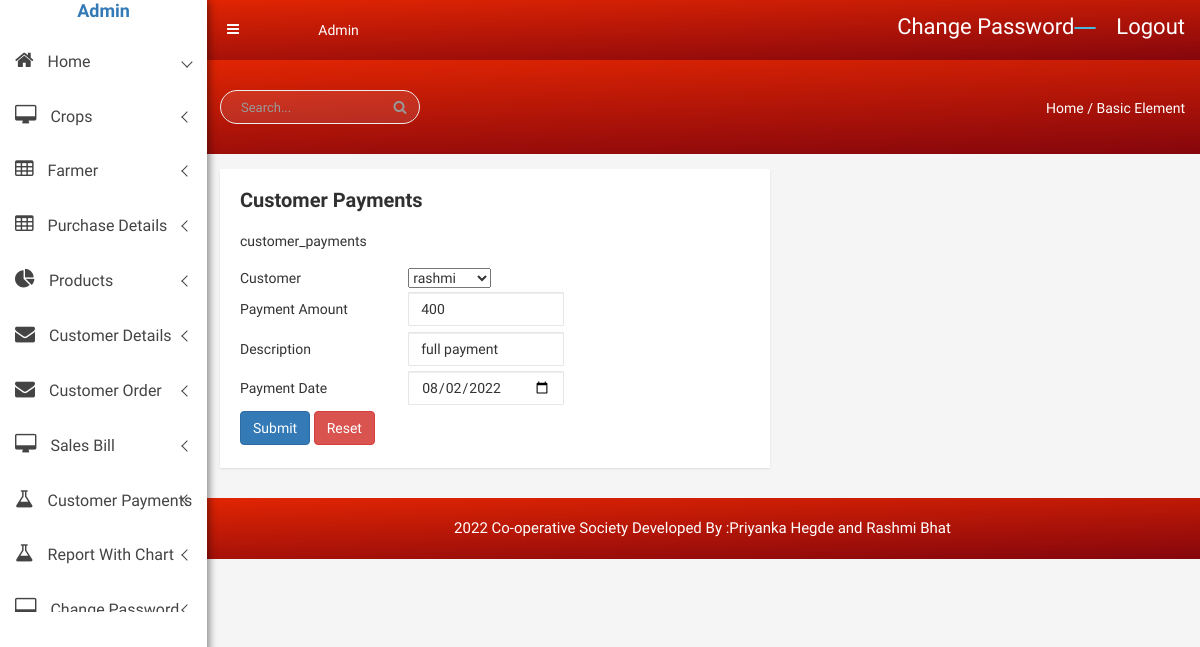
Screenshot of /admin/customer_payments_edit.php?c_id=1 with the database file from the repository.
### tables this page shows
CREATE TABLE `customer_payments` (
  `customer_payment_id` int(90) NOT NULL,
  `customer_id` varchar(100) NOT NULL,
  `payment_amount` int(110) NOT NULL,
  `description` varchar(250) NOT NULL,
  `payment_date` date NOT NULL
);

CREATE TABLE `customer_details` (
  `customer_id` int(90) NOT NULL,
  `customer_name` varchar(100) NOT NULL,
  `customer_address` varchar(200) NOT NULL,
  `customer_city` varchar(250) NOT NULL,
  `contact_number` varchar(12) NOT NULL,
  `email` varchar(110) NOT NULL
);

### admin/customer_payments_edit.php (the view, shortened to what this page needs)
<!doctype html>
<html class="no-js" lang="en">
<head>
<?php include('meta_tag.php'); ?>
  <?php include('sidebar.php'); ?>
</head>
<body>
            <div class="breadcome-area">
                <div class="container-fluid">
                    <div class="row">
                        <div class="col-lg-12 col-md-12 col-sm-12 col-xs-12">
                            <div class="breadcome-list single-page-breadcome">
                                <div class="row">
                                    <div class="col-lg-6 col-md-6 col-sm-6 col-xs-6">
                                        <div class="breadcome-heading">
                                            <form role="search" class="">
                                                <input type="text" placeholder="Search..." class="form-control">
                                                <a href=""><i class="fa fa-search"></i></a>
                                            </form>
                                        </div>
                                    </div>
                                    <div class="col-lg-6 col-md-6 col-sm-6 col-xs-6">
                                        <ul class="breadcome-menu">
                                            <li><a href="#">Home</a> <span class="bread-slash">/</span>
                                            </li>
                                            <li><span class="bread-blod">Basic Element</span>
                                            </li>
                                        </ul>
                                    </div>
                                </div>
                            </div>
                        </div>
                    </div>
                </div>
            </div>
        <div class="basic-form-area mg-tb-15">
            <div class="container-fluid">
                <div class="row">
                    <div class="col-lg-7 col-md-7 col-sm-7 col-xs-12">
                        <div class="sparkline8-list mt-b-30">
                            <div class="sparkline8-hd">
                                <div class="main-sparkline8-hd">
                                    <h1>Customer Payments</h1>
                                </div>
                            </div>
                                    <div class="row">
                                        <div class="col-lg-6 col-md-6 col-sm-6 col-xs-12">
                                            <div class="basic-login-inner">
<?php
include('database.php');
$c_id=$_REQUEST['c_id'];
$sql="select * from customer_payments where customer_payment_id='$c_id'";
$res=mysqli_query($conn,$sql);
$row=mysqli_fetch_array($res);
?>
<form name="formID" ID="formID" method="post" action="customer_payments_update.php">
  <p>customer_payments</p>
  <table width="324" height="182" border="0">
    <tr>
      <td width="162">Customer</td>
      <td width="146"><select name="cid" id="cid">
	 <?php
include('database.php');
$sql1="select * from customer_details";
$res1=mysqli_query($conn,$sql1);
while($row1=mysqli_fetch_array($res1))
{
?>
<option value="<?php echo $row1['customer_id'];?>" <?php if($row1['customer_id']==$row['customer_id']) { ?> selected <?php } ?>><?php echo $row1['customer_name'];?></option>
<?php
}
?>
 </select></td>
    </tr>
    <tr>
      <td>Payment Amount</td>
      <td><input name="pa" type="text" id="pa" value="<?php echo $row['payment_amount'];?>" class="form-control validate[required,custom[onlyNumber]]"></td>
    </tr>
    <tr>
      <td>Description</td>
      <td><input name="cpd" type="text" id="cpd" value="<?php echo $row['description'];?>" class="form-control validate[required]"></td>
    </tr>
    <tr>
      <td>Payment Date</td>
      <td><input name="pd" type="date" id="pd" value="<?php echo $row['payment_date'];?>" class="form-control validate[required,custom[date]]"></td>
    </tr>
    <tr>
      <td colspan="2"><input type="submit" name="Submit" value="Submit" class="btn btn-primary">
      <input type="reset" name="Reset" value="Reset" class="btn btn-danger"></td>
    </tr>
  </table>
  </form>
 </div>
                                        </div>
                                    </div>
                                </div>
                            </div>
                        </div>
</div>
        <?php include('footer.php'); ?>
		<?php include('val.php');?>

### admin/css/main.css (style rules this page uses)
html { color: #222; font-size: 1em; line-height: 1.4; }

### admin/style.css (style rules this page uses)
html, body { height: 100%; font-family: 'Play', sans-serif;font-weight:400;background:#f5f5f5; }
p { margin:0 0 15px; }
h1, h2, h3, h4, h5, h6 { margin: 0 0 10px; font-weight:700; }
ul { list-style: outside none none; margin: 0; padding: 0 }
.mg-tb-15 { margin:15px 0px; }
.mt-b-30 { margin-bottom:30px; }
.breadcome-list { padding-top:30px; padding-bottom:100px; }
.breadcome-heading .form-control, .breadcome-heading .form-control:focus { border: 1px solid #ececec; font-size: 13px; height: 34px; color: #303030; padding-left: 20px; padding-right: 40px; background: rgba(255, 255, 255, 0.1); box-shadow: none; border-radius: 30px; width: 200px; }
.form-control { background-color: #FFFFFF; background-image: none; border: 1px solid #e5e6e7; border-radius: 1px; color: inherit; display: block; padding: 6px 12px; transition: border-color 0.15s ease-in-out 0s, box-shadow 0.15s ease-in-out 0s; width: 100%; }
.breadcome-heading a { position: absolute; top: 0px; left: 178px; display: block; height: 34px; line-height: 34px; width: 34px; text-align: center; color: #999; }
ul.breadcome-menu { padding-top: 8px; }
ul.breadcome-menu { text-align: right; }
ul.breadcome-menu li { font-size: 14px; display: inline-block; color:#fff; }
ul.breadcome-menu li a { color:#fff; }
.product-sales-chart, .analytics-info-cs, .tranffic-als-inner, .analytics-rounded, .single-new-trend, .personal-info-wrap, .author-widgets-single, .calender-inner, .product-status-wrap, .review-tab-pro-inner, .income-dashone-total, .analytics-adminpro-wrap, .analytics-sparkle-line, .analysis-progrebar, .sparkline8-list, .sparkline9-list, .sparkline7-list, .sparkline10-list, .sparkline12-list, .sparkline13-list, .sparkline14-list, .sparkline13-list, .sparkline11-list, .x-editable-list, .code-editor-single, .blog-details-inner, .charts-single-pro, .about-sparkline, .sparkline-list, .button-ad-wrap, .tab-content-details, .sparkline16-list, .sparkline15-list, .tinymce-single { padding:20px; background:#fff; -webkit-box-shadow: 0px 1px 2px 0px rgba(0, 0, 0, 0.1); box-shadow: 0px 1px 2px 0px rgba(0, 0, 0, 0.1); }
.breadcome-list.single-page-breadcome { padding-top: 30px; padding-bottom: 30px; }
.main-sparkline8-hd h1, .main-sparkline9-hd h1, .main-spark7-hd h1, .main-sparkline10-hd h1, .main-sparkline11-hd h1, .main-sparkline12-hd h1, .main-sparkline13-hd h1, .main-sparkline14-hd h1 { font-size:20px; color:#303030; }

### rows the page displays
customer_payments: cid "rashmi", pa "400", cpd "full payment", pd "08/02/2022"
